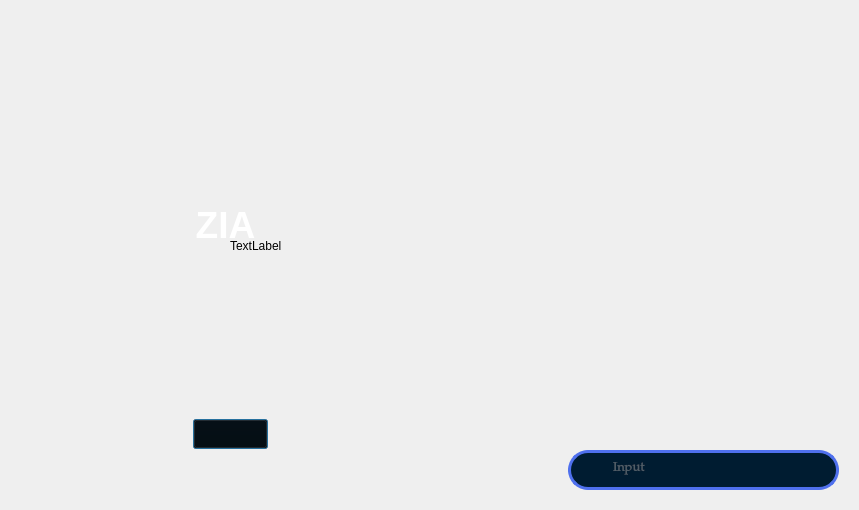
<?xml version="1.0" encoding="UTF-8"?>
<ui version="4.0">
 <class>Dialog</class>
 <widget class="QDialog" name="Dialog">
  <property name="geometry">
   <rect>
    <x>0</x>
    <y>0</y>
    <width>859</width>
    <height>510</height>
   </rect>
  </property>
  <property name="windowTitle">
   <string>Dialog</string>
  </property>
  <widget class="QLabel" name="bgimg">
   <property name="geometry">
    <rect>
     <x>-10</x>
     <y>-50</y>
     <width>871</width>
     <height>561</height>
    </rect>
   </property>
   <property name="text">
    <string/>
   </property>
   <property name="pixmap">
    <pixmap>C:/Users/hhs28/Downloads/bg3.jpg</pixmap>
   </property>
   <property name="scaledContents">
    <bool>true</bool>
   </property>
  </widget>
  <widget class="QLabel" name="gif">
   <property name="geometry">
    <rect>
     <x>30</x>
     <y>80</y>
     <width>391</width>
     <height>291</height>
    </rect>
   </property>
   <property name="text">
    <string/>
   </property>
   <property name="pixmap">
    <pixmap>C:/Users/hhs28/Downloads/wave-sound-unscreen.gif</pixmap>
   </property>
   <property name="scaledContents">
    <bool>true</bool>
   </property>
  </widget>
  <widget class="QLabel" name="label">
   <property name="geometry">
    <rect>
     <x>230</x>
     <y>230</y>
     <width>61</width>
     <height>31</height>
    </rect>
   </property>
   <property name="text">
    <string>TextLabel</string>
   </property>
  </widget>
  <widget class="QTextBrowser" name="zia">
   <property name="geometry">
    <rect>
     <x>160</x>
     <y>200</y>
     <width>131</width>
     <height>61</height>
    </rect>
   </property>
   <property name="styleSheet">
    <string notr="true">background-color:transparent;
border:none;</string>
   </property>
   <property name="html">
    <string>&lt;!DOCTYPE HTML PUBLIC &quot;-//W3C//DTD HTML 4.0//EN&quot; &quot;http://www.w3.org/TR/REC-html40/strict.dtd&quot;&gt;
&lt;html&gt;&lt;head&gt;&lt;meta name=&quot;qrichtext&quot; content=&quot;1&quot; /&gt;&lt;style type=&quot;text/css&quot;&gt;
p, li { white-space: pre-wrap; }
&lt;/style&gt;&lt;/head&gt;&lt;body style=&quot; font-family:'MS Shell Dlg 2'; font-size:8.25pt; font-weight:400; font-style:normal;&quot;&gt;
&lt;p align=&quot;center&quot; style=&quot; margin-top:0px; margin-bottom:0px; margin-left:0px; margin-right:0px; -qt-block-indent:0; text-indent:0px;&quot;&gt;&lt;span style=&quot; font-size:28pt; font-weight:600; color:#ffffff;&quot;&gt;ZIA&lt;/span&gt;&lt;/p&gt;&lt;/body&gt;&lt;/html&gt;</string>
   </property>
  </widget>
  <widget class="QLabel" name="micgif">
   <property name="geometry">
    <rect>
     <x>30</x>
     <y>290</y>
     <width>401</width>
     <height>301</height>
    </rect>
   </property>
   <property name="text">
    <string/>
   </property>
   <property name="pixmap">
    <pixmap>C:/Users/hhs28/Downloads/mic1-unscreen.gif</pixmap>
   </property>
   <property name="scaledContents">
    <bool>true</bool>
   </property>
  </widget>
  <widget class="QLineEdit" name="phn_no">
   <property name="geometry">
    <rect>
     <x>568</x>
     <y>450</y>
     <width>271</width>
     <height>40</height>
    </rect>
   </property>
   <property name="font">
    <font>
     <family>Palatino Linotype</family>
     <pointsize>10</pointsize>
    </font>
   </property>
   <property name="styleSheet">
    <string notr="true">
QLineEdit{
border:3px solid rgb(79, 112, 237); 
border-radius:20px;
color:rgb(159, 159, 159);
padding-left:40px;
padding-bottom:5px;
	background-color: rgb(0, 28, 49)

}</string>
   </property>
   <property name="text">
    <string/>
   </property>
   <property name="placeholderText">
    <string>Input</string>
   </property>
  </widget>
  <widget class="QLabel" name="display">
   <property name="geometry">
    <rect>
     <x>540</x>
     <y>270</y>
     <width>321</width>
     <height>161</height>
    </rect>
   </property>
   <property name="text">
    <string/>
   </property>
   <property name="pixmap">
    <pixmap>C:/Users/hhs28/Downloads/uicell-removebg-preview.png</pixmap>
   </property>
   <property name="scaledContents">
    <bool>true</bool>
   </property>
  </widget>
  <widget class="QTextBrowser" name="dis_output">
   <property name="geometry">
    <rect>
     <x>580</x>
     <y>300</y>
     <width>241</width>
     <height>101</height>
    </rect>
   </property>
   <property name="styleSheet">
    <string notr="true">background-color:transparent;
border:none;
color:rgb(0, 213, 254);
border-radius:none;</string>
   </property>
  </widget>
  <widget class="QPushButton" name="start_push">
   <property name="geometry">
    <rect>
     <x>193</x>
     <y>419</y>
     <width>75</width>
     <height>30</height>
    </rect>
   </property>
   <property name="styleSheet">
    <string notr="true">background-color:transparent;</string>
   </property>
   <property name="text">
    <string/>
   </property>
  </widget>
 </widget>
 <resources/>
 <connections/>
</ui>
